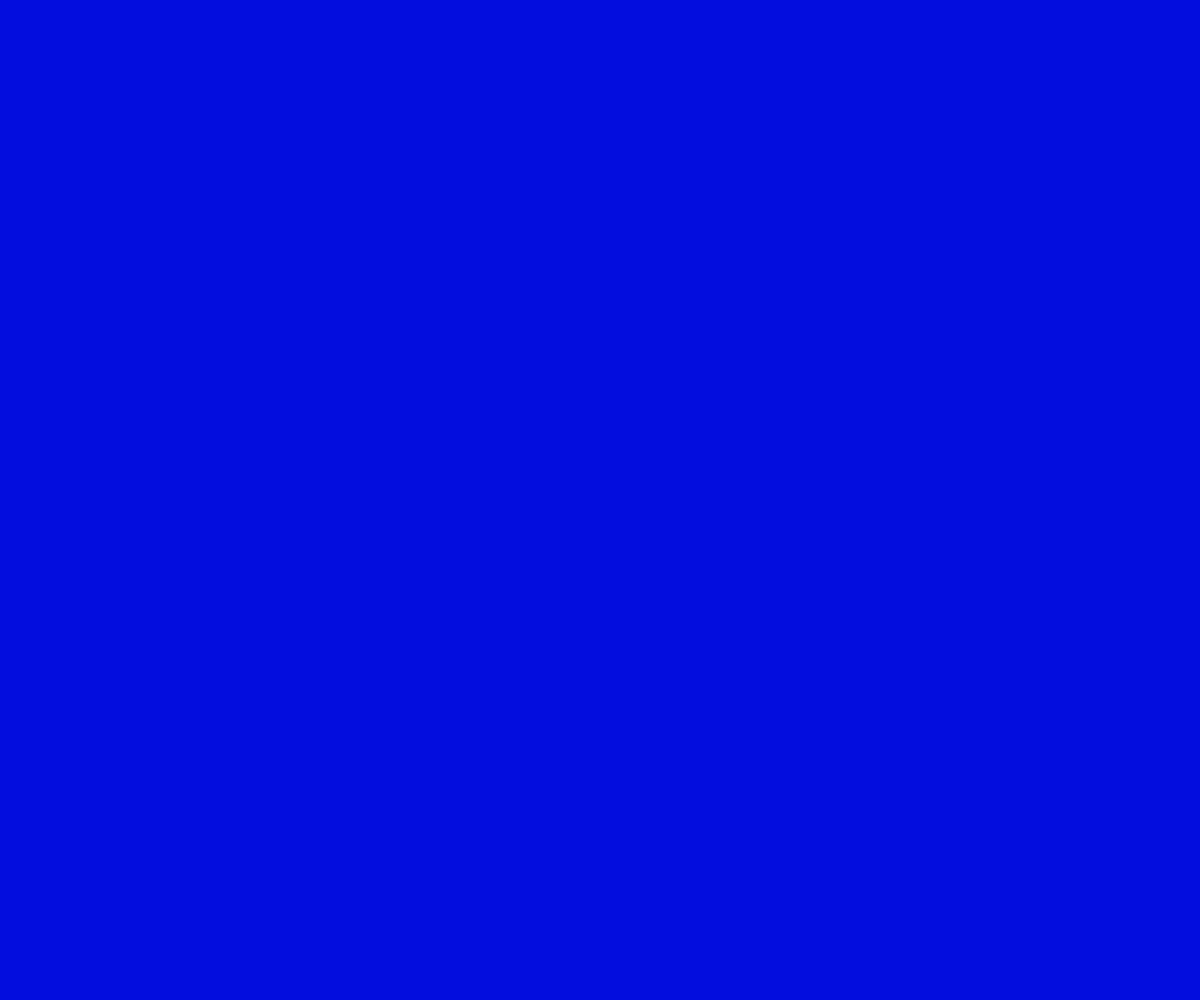
Frame 1 (no input)
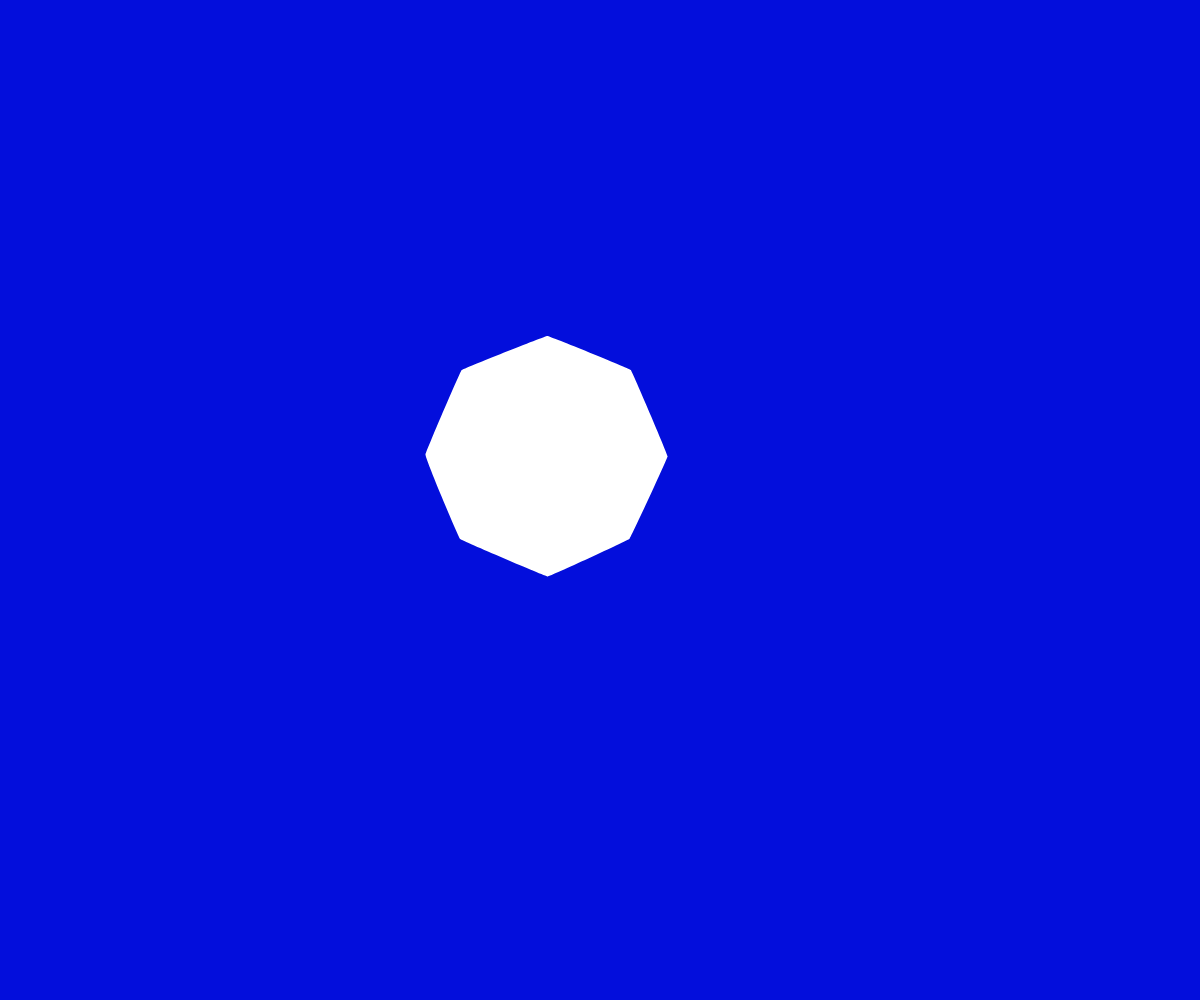
Frame 60 (no input)
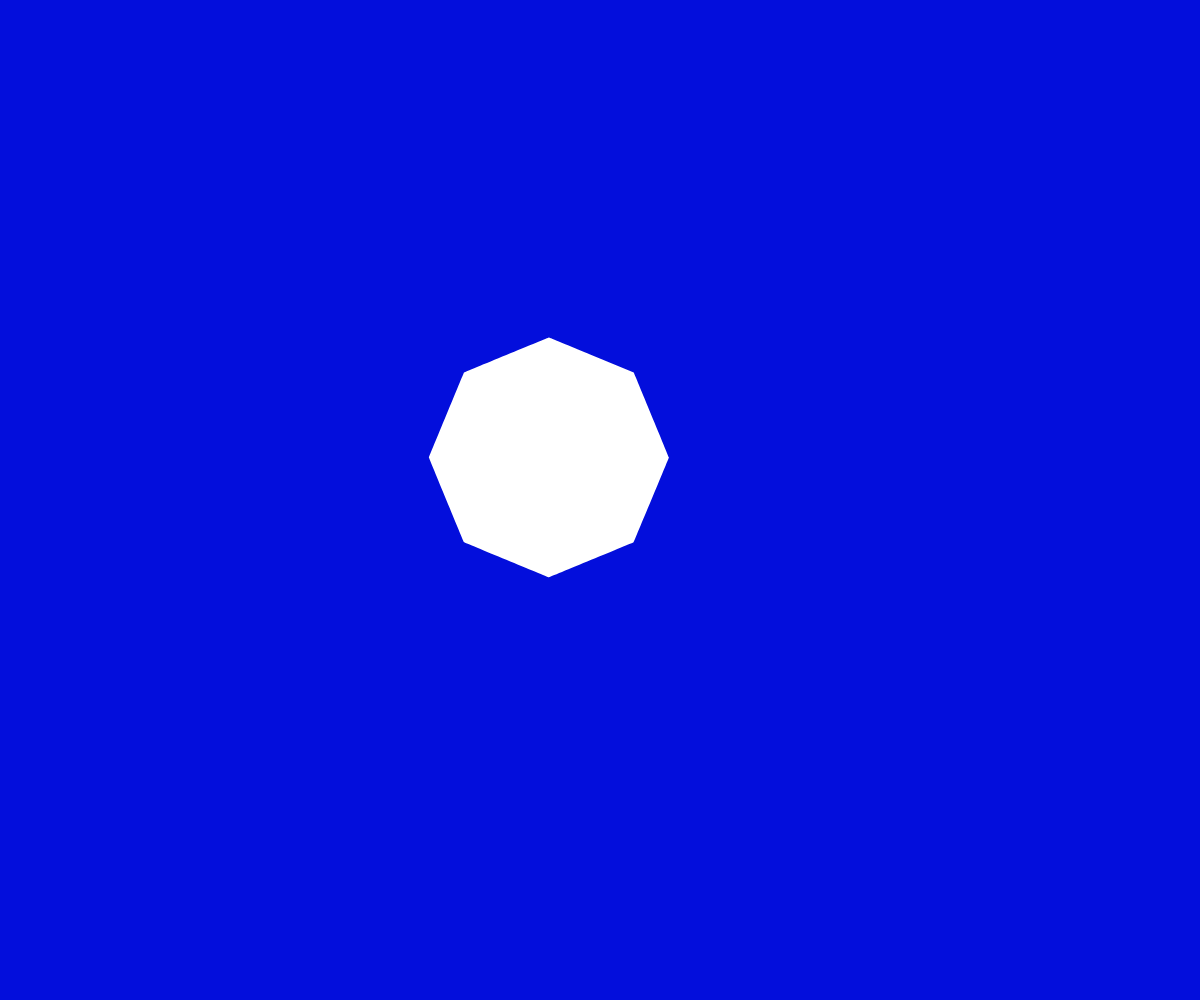
Frame 120 (the mouse pressed at the canvas centre since frame 60)

The p5.js sketch that drew these frames (run headless with seeded random() and noise() and a simulated clock; from frame 60 on, the mouse is pressed at the canvas centre):

// p5.js sketch
// ── sketch.js
// center point
let centerX = 0.0,
    centerY = 0.0;

let radius = 120,
    rotAngle = -90;
let accelX = 0.0,
    accelY = 0.0;
let deltaX = 0.0,
    deltaY = 0.0;
let springing = 0.0009,
    damping = 0.45;

//corner nodes
let nodes = 8;

//zero fill arrays
let nodeStartX = [];
let nodeStartY = [];
let nodeX = [];
let nodeY = [];
let angle = [];
let frequency = [];

// soft-body dynamics
let organicConstant = 2.0;

function setup() {
    createCanvas(windowWidth, windowHeight);
    background(22, 70, 220)

    //center shape in window
    centerX = width / 2;
    centerY = height / 2;

    //initialize arrays to 0
    for (let i = 0; i < nodes; i++) {
        nodeStartX[i] = 0;
        nodeStartY[i] = 0;
        nodeY[i] = 0;
        nodeY[i] = 0;
        angle[i] = 0;
    }

    // iniitalize frequencies for corner nodes
    for (let i = 0; i < nodes; i++) {
        frequency[i] = random(5, 12);
    }

    noStroke();
    frameRate(30);
}

function draw() {
    //fade background
    fill(3, 14, 220);
    rect(0, 0, width, height);
    drawShape();
    moveShape();
}

function drawShape() {
    //  calculate node  starting locations
    for (let i = 0; i < nodes; i++) {
        nodeStartX[i] = centerX + cos(radians(rotAngle)) * radius;
        nodeStartY[i] = centerY + sin(radians(rotAngle)) * radius;
        rotAngle += 360.0 / nodes;
    }

    // draw polygon
    curveTightness(organicConstant);
    fill(255);
    beginShape();
    for (let i = 0; i < nodes; i++) {
        curveVertex(nodeX[i], nodeY[i]);
    }
    for (let i = 0; i < nodes - 1; i++) {
        curveVertex(nodeX[i], nodeY[i]);
    }
    endShape(CLOSE);
}

function moveShape() {
    //move center point
    deltaX = mouseX - centerX;
    deltaY = mouseY - centerY;

    // create springing effect
    deltaX *= springing;
    deltaY *= springing;
    accelX += deltaX;
    accelY += deltaY;

    // move predator's center
    centerX += accelX;
    centerY += accelY;

    // slow down springing
    accelX *= damping;
    accelY *= damping;

    // change curve tightness
    organicConstant = 1 - ((abs(accelX) + abs(accelY)) * 0.1);

    //move nodes
    for (let i = 0; i < nodes; i++) {
        nodeX[i] = nodeStartX[i] + sin(radians(angle[i])) * (accelX * 4);
        nodeY[i] = nodeStartY[i] + sin(radians(angle[i])) * (accelY * 4);
        angle[i] += frequency[i];
    }
}
